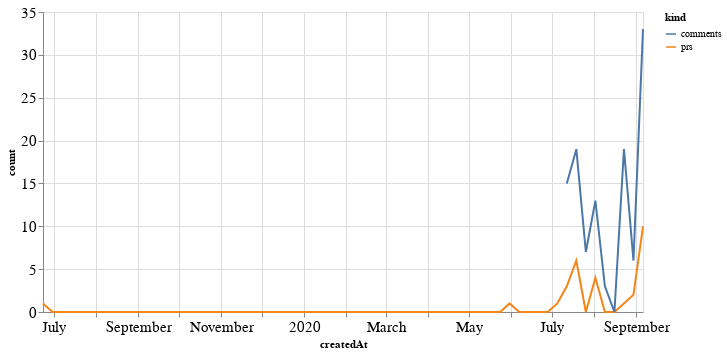

Source (notebook cell):
### Code cell
alt.Chart(total_time, width=600).mark_line().encode(
    x='createdAt',
    y='count',
    color='kind'
)

### Figure 1 — Vega-Lite specification as saved in the notebook (floating-point values rounded to 4 significant figures)
{"config": {"axisLeft": {"labelFontSize": 15}, "axisBottom": {"labelFontSize": 15}}, "data": {"name": "data-da1048a3a22d78a6428aab594613c2a5"}, "mark": "line", "encoding": {"color": {"type": "nominal", "field": "kind"}, "x": {"type": "temporal", "field": "createdAt"}, "y": {"type": "quantitative", "field": "count"}}, "width": 600, "$schema": "https://vega.github.io/schema/vega-lite/v4.8.1.json", "datasets": {"data-da1048a3a22d78a6428aab594613c2a5": [{"createdAt": "2019-06-23T00:00:00", "kind": "prs", "count": 1.0}, {"createdAt": "2019-06-30T00:00:00", "kind": "prs", "count": 0.0}, {"createdAt": "2019-07-07T00:00:00", "kind": "prs", "count": 0.0}, {"createdAt": "2019-07-14T00:00:00", "kind": "prs", "count": 0.0}, {"createdAt": "2019-07-21T00:00:00", "kind": "prs", "count": 0.0}, {"createdAt": "2019-07-28T00:00:00", "kind": "prs", "count": 0.0}, {"createdAt": "2019-08-04T00:00:00", "kind": "prs", "count": 0.0}, {"createdAt": "2019-08-11T00:00:00", "kind": "prs", "count": 0.0}, {"createdAt": "2019-08-18T00:00:00", "kind": "prs", "count": 0.0}, {"createdAt": "2019-08-25T00:00:00", "kind": "prs", "count": 0.0}, {"createdAt": "2019-09-01T00:00:00", "kind": "prs", "count": 0.0}, {"createdAt": "2019-09-08T00:00:00", "kind": "prs", "count": 0.0}, {"createdAt": "2019-09-15T00:00:00", "kind": "prs", "count": 0.0}, {"createdAt": "2019-09-22T00:00:00", "kind": "prs", "count": 0.0}, {"createdAt": "2019-09-29T00:00:00", "kind": "prs", "count": 0.0}, {"createdAt": "2019-10-06T00:00:00", "kind": "prs", "count": 0.0}, {"createdAt": "2019-10-13T00:00:00", "kind": "prs", "count": 0.0}, {"createdAt": "2019-10-20T00:00:00", "kind": "prs", "count": 0.0}, {"createdAt": "2019-10-27T00:00:00", "kind": "prs", "count": 0.0}, {"createdAt": "2019-11-03T00:00:00", "kind": "prs", "count": 0.0}, {"createdAt": "2019-11-10T00:00:00", "kind": "prs", "count": 0.0}, {"createdAt": "2019-11-17T00:00:00", "kind": "prs", "count": 0.0}, {"createdAt": "2019-11-24T00:00:00", "kind": "prs", "count": 0.0}, {"createdAt": "2019-12-01T00:00:00", "kind": "prs", "count": 0.0}, {"createdAt": "2019-12-08T00:00:00", "kind": "prs", "count": 0.0}, {"createdAt": "2019-12-15T00:00:00", "kind": "prs", "count": 0.0}, {"createdAt": "2019-12-22T00:00:00", "kind": "prs", "count": 0.0}, {"createdAt": "2019-12-29T00:00:00", "kind": "prs", "count": 0.0}, {"createdAt": "2020-01-05T00:00:00", "kind": "prs", "count": 0.0}, {"createdAt": "2020-01-12T00:00:00", "kind": "prs", "count": 0.0}, {"createdAt": "2020-01-19T00:00:00", "kind": "prs", "count": 0.0}, {"createdAt": "2020-01-26T00:00:00", "kind": "prs", "count": 0.0}, {"createdAt": "2020-02-02T00:00:00", "kind": "prs", "count": 0.0}, {"createdAt": "2020-02-09T00:00:00", "kind": "prs", "count": 0.0}, {"createdAt": "2020-02-16T00:00:00", "kind": "prs", "count": 0.0}, {"createdAt": "2020-02-23T00:00:00", "kind": "prs", "count": 0.0}, {"createdAt": "2020-03-01T00:00:00", "kind": "prs", "count": 0.0}, {"createdAt": "2020-03-08T00:00:00", "kind": "prs", "count": 0.0}, {"createdAt": "2020-03-15T00:00:00", "kind": "prs", "count": 0.0}, {"createdAt": "2020-03-22T00:00:00", "kind": "prs", "count": 0.0}, {"createdAt": "2020-03-29T00:00:00", "kind": "prs", "count": 0.0}, {"createdAt": "2020-04-05T00:00:00", "kind": "prs", "count": 0.0}, {"createdAt": "2020-04-12T00:00:00", "kind": "prs", "count": 0.0}, {"createdAt": "2020-04-19T00:00:00", "kind": "prs", "count": 0.0}, {"createdAt": "2020-04-26T00:00:00", "kind": "prs", "count": 0.0}, {"createdAt": "2020-05-03T00:00:00", "kind": "prs", "count": 0.0}, {"createdAt": "2020-05-10T00:00:00", "kind": "prs", "count": 0.0}, {"createdAt": "2020-05-17T00:00:00", "kind": "prs", "count": 0.0}, {"createdAt": "2020-05-24T00:00:00", "kind": "prs", "count": 0.0}, {"createdAt": "2020-05-31T00:00:00", "kind": "prs", "count": 1.0}, {"createdAt": "2020-06-07T00:00:00", "kind": "prs", "count": 0.0}, {"createdAt": "2020-06-14T00:00:00", "kind": "prs", "count": 0.0}, {"createdAt": "2020-06-21T00:00:00", "kind": "prs", "count": 0.0}, {"createdAt": "2020-06-28T00:00:00", "kind": "prs", "count": 0.0}, {"createdAt": "2020-07-05T00:00:00", "kind": "prs", "count": 1.0}, {"createdAt": "2020-07-12T00:00:00", "kind": "prs", "count": 3.0}, {"createdAt": "2020-07-19T00:00:00", "kind": "prs", "count": 6.0}, {"createdAt": "2020-07-26T00:00:00", "kind": "prs", "count": 0.0}, {"createdAt": "2020-08-02T00:00:00", "kind": "prs", "count": 4.0}, {"createdAt": "2020-08-09T00:00:00", "kind": "prs", "count": 0.0}, {"createdAt": "2020-08-16T00:00:00", "kind": "prs", "count": 0.0}, {"createdAt": "2020-08-23T00:00:00", "kind": "prs", "count": 1.0}, {"createdAt": "2020-08-30T00:00:00", "kind": "prs", "count": 2.0}, {"createdAt": "2020-09-06T00:00:00", "kind": "prs", "count": 10.0}, {"createdAt": "2019-06-23T00:00:00", "kind": "comments", "count": null}, {"createdAt": "2019-06-30T00:00:00", "kind": "comments", "count": null}, {"createdAt": "2019-07-07T00:00:00", "kind": "comments", "count": null}, {"createdAt": "2019-07-14T00:00:00", "kind": "comments", "count": null}, {"createdAt": "2019-07-21T00:00:00", "kind": "comments", "count": null}, {"createdAt": "2019-07-28T00:00:00", "kind": "comments", "count": null}, {"createdAt": "2019-08-04T00:00:00", "kind": "comments", "count": null}, {"createdAt": "2019-08-11T00:00:00", "kind": "comments", "count": null}, {"createdAt": "2019-08-18T00:00:00", "kind": "comments", "count": null}, {"createdAt": "2019-08-25T00:00:00", "kind": "comments", "count": null}, {"createdAt": "2019-09-01T00:00:00", "kind": "comments", "count": null}, {"createdAt": "2019-09-08T00:00:00", "kind": "comments", "count": null}, {"createdAt": "2019-09-15T00:00:00", "kind": "comments", "count": null}, {"createdAt": "2019-09-22T00:00:00", "kind": "comments", "count": null}, {"createdAt": "2019-09-29T00:00:00", "kind": "comments", "count": null}, {"createdAt": "2019-10-06T00:00:00", "kind": "comments", "count": null}, {"createdAt": "2019-10-13T00:00:00", "kind": "comments", "count": null}, {"createdAt": "2019-10-20T00:00:00", "kind": "comments", "count": null}, {"createdAt": "2019-10-27T00:00:00", "kind": "comments", "count": null}, {"createdAt": "2019-11-03T00:00:00", "kind": "comments", "count": null}, {"createdAt": "2019-11-10T00:00:00", "kind": "comments", "count": null}, {"createdAt": "2019-11-17T00:00:00", "kind": "comments", "count": null}, {"createdAt": "2019-11-24T00:00:00", "kind": "comments", "count": null}, {"createdAt": "2019-12-01T00:00:00", "kind": "comments", "count": null}, {"createdAt": "2019-12-08T00:00:00", "kind": "comments", "count": null}, {"createdAt": "2019-12-15T00:00:00", "kind": "comments", "count": null}, {"createdAt": "2019-12-22T00:00:00", "kind": "comments", "count": null}, {"createdAt": "2019-12-29T00:00:00", "kind": "comments", "count": null}, {"createdAt": "2020-01-05T00:00:00", "kind": "comments", "count": null}, {"createdAt": "2020-01-12T00:00:00", "kind": "comments", "count": null}, {"createdAt": "2020-01-19T00:00:00", "kind": "comments", "count": null}, {"createdAt": "2020-01-26T00:00:00", "kind": "comments", "count": null}, {"createdAt": "2020-02-02T00:00:00", "kind": "comments", "count": null}, {"createdAt": "2020-02-09T00:00:00", "kind": "comments", "count": null}, {"createdAt": "2020-02-16T00:00:00", "kind": "comments", "count": null}, {"createdAt": "2020-02-23T00:00:00", "kind": "comments", "count": null}, {"createdAt": "2020-03-01T00:00:00", "kind": "comments", "count": null}, {"createdAt": "2020-03-08T00:00:00", "kind": "comments", "count": null}, {"createdAt": "2020-03-15T00:00:00", "kind": "comments", "count": null}, {"createdAt": "2020-03-22T00:00:00", "kind": "comments", "count": null}, {"createdAt": "2020-03-29T00:00:00", "kind": "comments", "count": null}, {"createdAt": "2020-04-05T00:00:00", "kind": "comments", "count": null}, {"createdAt": "2020-04-12T00:00:00", "kind": "comments", "count": null}, {"createdAt": "2020-04-19T00:00:00", "kind": "comments", "count": null}, {"createdAt": "2020-04-26T00:00:00", "kind": "comments", "count": null}, {"createdAt": "2020-05-03T00:00:00", "kind": "comments", "count": null}, {"createdAt": "2020-05-10T00:00:00", "kind": "comments", "count": null}, {"createdAt": "2020-05-17T00:00:00", "kind": "comments", "count": null}, {"createdAt": "2020-05-24T00:00:00", "kind": "comments", "count": null}, {"createdAt": "2020-05-31T00:00:00", "kind": "comments", "count": null}, {"createdAt": "2020-06-07T00:00:00", "kind": "comments", "count": null}, {"createdAt": "2020-06-14T00:00:00", "kind": "comments", "count": null}, {"createdAt": "2020-06-21T00:00:00", "kind": "comments", "count": null}, {"createdAt": "2020-06-28T00:00:00", "kind": "comments", "count": null}, {"createdAt": "2020-07-05T00:00:00", "kind": "comments", "count": null}, {"createdAt": "2020-07-12T00:00:00", "kind": "comments", "count": 15.0}, {"createdAt": "2020-07-19T00:00:00", "kind": "comments", "count": 19.0}, {"createdAt": "2020-07-26T00:00:00", "kind": "comments", "count": 7.0}, {"createdAt": "2020-08-02T00:00:00", "kind": "comments", "count": 13.0}, {"createdAt": "2020-08-09T00:00:00", "kind": "comments", "count": 3.0}, {"createdAt": "2020-08-16T00:00:00", "kind": "comments", "count": 0.0}, {"createdAt": "2020-08-23T00:00:00", "kind": "comments", "count": 19.0}, {"createdAt": "2020-08-30T00:00:00", "kind": "comments", "count": 6.0}, {"createdAt": "2020-09-06T00:00:00", "kind": "comments", "count": 33.0}]}}
